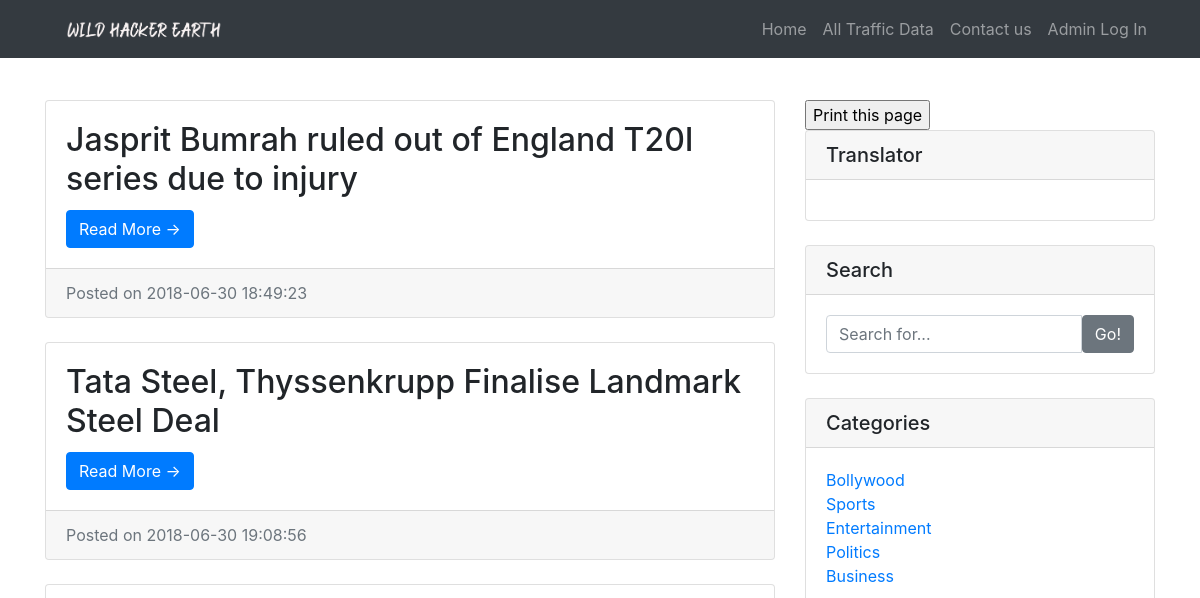
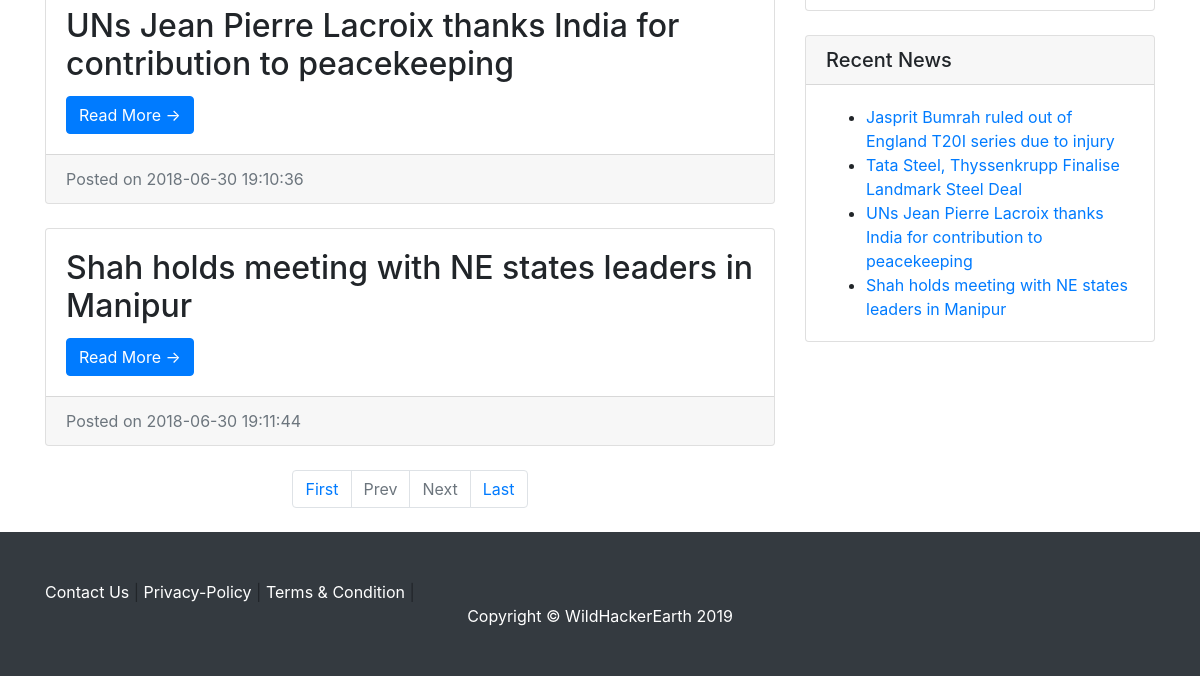
The page /search.php on the database as committed earlier (2 pictures, top to bottom).
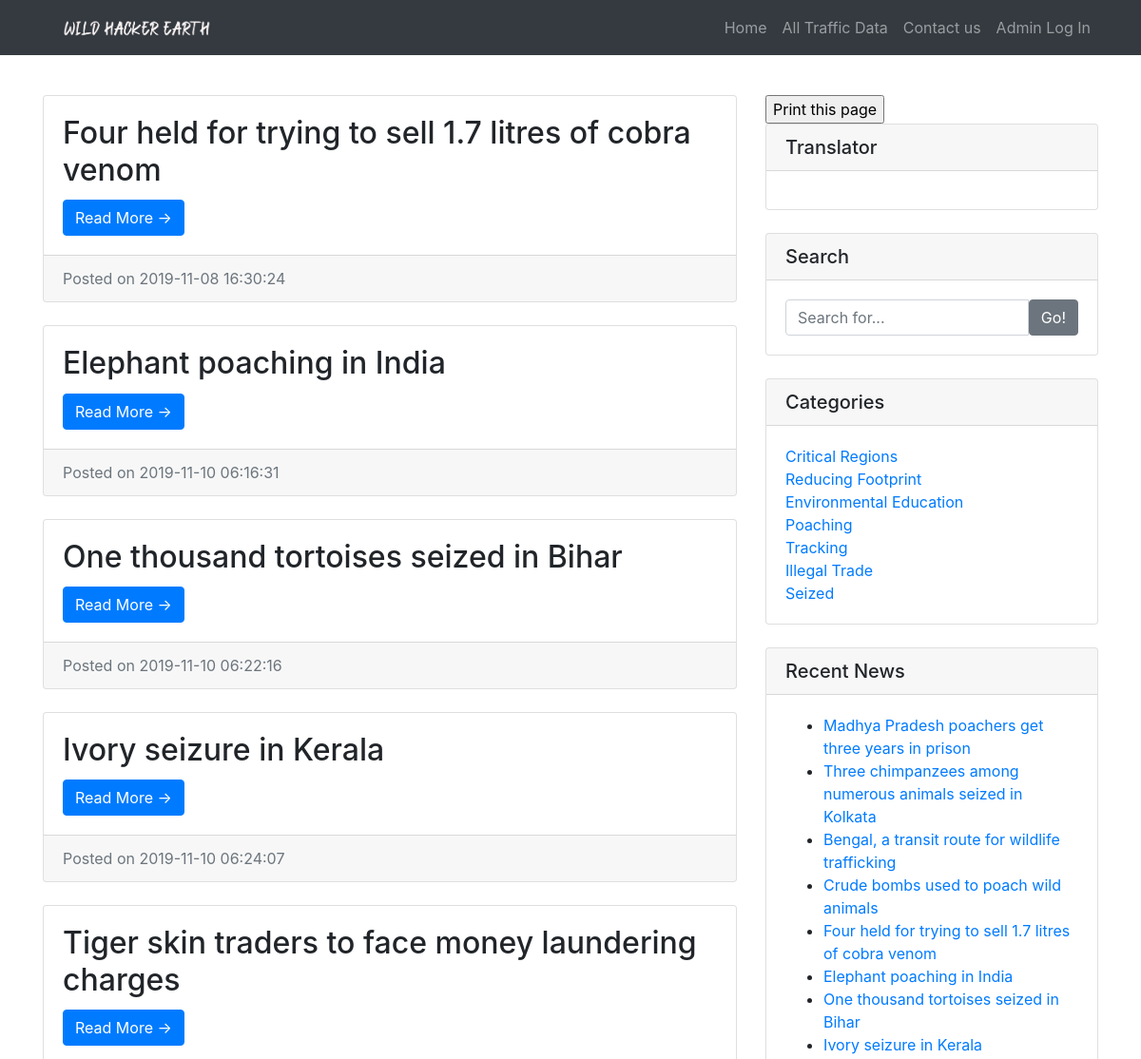
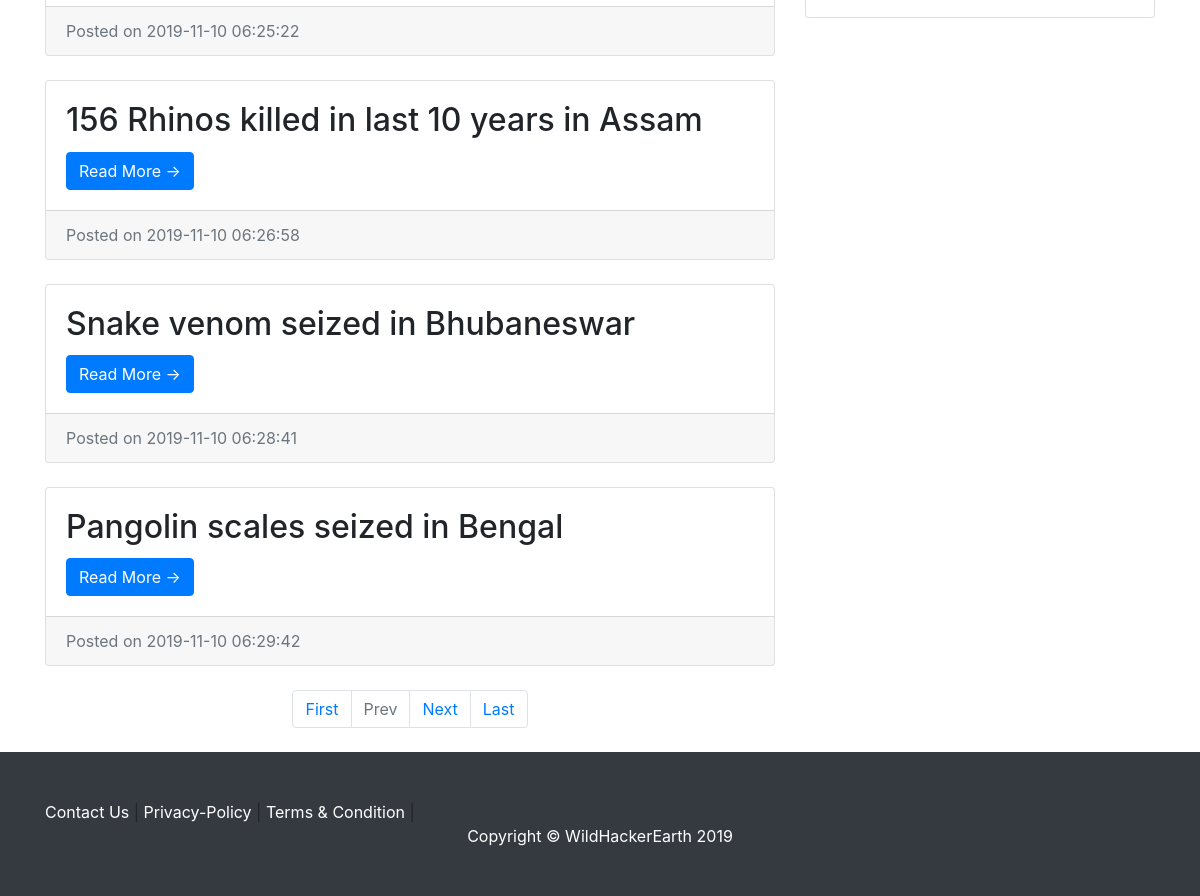
The same page on the database as committed later (2 pictures, top to bottom).
### tables this page shows
CREATE TABLE `tblposts` (
  `id` int(11) NOT NULL,
  `PostTitle` longtext,
  `CategoryId` int(11) DEFAULT NULL,
  `SubCategoryId` int(11) DEFAULT NULL,
  `PostDetails` longtext,
  `PostingDate` timestamp NULL DEFAULT CURRENT_TIMESTAMP,
  `UpdationDate` timestamp NULL DEFAULT NULL ON UPDATE CURRENT_TIMESTAMP,
  `Is_Active` int(1) DEFAULT NULL,
  `PostUrl` mediumtext,
  `PostImage` varchar(255) DEFAULT NULL
);

CREATE TABLE `tblcategory` (
  `id` int(11) NOT NULL,
  `CategoryName` varchar(200) DEFAULT NULL,
  `Description` mediumtext,
  `PostingDate` timestamp NULL DEFAULT CURRENT_TIMESTAMP,
  `UpdationDate` timestamp NULL DEFAULT '0000-00-00 00:00:00' ON UPDATE CURRENT_TIMESTAMP,
  `Is_Active` int(1) DEFAULT NULL
);

### search.php (the view, shortened to what this page needs)
<?php
include('includes/config.php');
    ?>
<!DOCTYPE html>
<html lang="en">
  <head>
    <link href="vendor/bootstrap/css/bootstrap.min.css" rel="stylesheet">
    <link href="css/modern-business.css" rel="stylesheet">
  </head>
  <body>
   <?php include('includes/header.php');?>
    <div class="container">
      <div class="row" style="margin-top: 4%">
        <div class="col-md-8">
<?php
     if (isset($_GET['pageno'])) {
            $pageno = $_GET['pageno'];
        } else {
            $pageno = 1;
        }
        $no_of_records_per_page = 8;
        $offset = ($pageno-1) * $no_of_records_per_page;
        $total_pages_sql = "SELECT COUNT(*) FROM tblposts";
        $result = mysqli_query($con,$total_pages_sql);
        $total_rows = mysqli_fetch_array($result)[0];
        $total_pages = ceil($total_rows / $no_of_records_per_page);
$query=mysqli_query($con,"select tblposts.id as pid,tblposts.PostTitle as posttitle,tblcategory.CategoryName as category,tblsubcategory.Subcategory as subcategory,tblposts.PostDetails as postdetails,tblposts.PostingDate as postingdate,tblposts.PostUrl as url from tblposts left join tblcategory on tblcategory.id=tblposts.CategoryId left join  tblsubcategory on  tblsubcategory.SubCategoryId=tblposts.SubCategoryId where tblposts.PostTitle like '%$st%' and tblposts.Is_Active=1 LIMIT $offset, $no_of_records_per_page");
$rowcount=mysqli_num_rows($query);
if($rowcount==0)
{
echo "No record found";
}
else {
while ($row=mysqli_fetch_array($query)) {
?>
          <div class="card mb-4">
            <div class="card-body">
              <h2 class="card-title"><?php echo htmlentities($row['posttitle']);?></h2>
              <a href="news-details.php?nid=<?php echo htmlentities($row['pid'])?>" class="btn btn-primary">Read More &rarr;</a>
            </div>
            <div class="card-footer text-muted">
              Posted on <?php echo htmlentities($row['postingdate']);?>
            </div>
          </div>
<?php } ?>
    <ul class="pagination justify-content-center mb-4">
        <li class="page-item"><a href="?pageno=1"  class="page-link">First</a></li>
        <li class="<?php if($pageno <= 1){ echo 'disabled'; } ?> page-item">
            <a href="<?php if($pageno <= 1){ echo '#'; } else { echo "?pageno=".($pageno - 1); } ?>" class="page-link">Prev</a>
        </li>
        <li class="<?php if($pageno >= $total_pages){ echo 'disabled'; } ?> page-item">
            <a href="<?php if($pageno >= $total_pages){ echo '#'; } else { echo "?pageno=".($pageno + 1); } ?> " class="page-link">Next</a>
        </li>
        <li class="page-item"><a href="?pageno=<?php echo $total_pages; ?>" class="page-link">Last</a></li>
    </ul>
<?php } ?>
        </div>
      <?php include('includes/sidebar.php');?>
      </div>
    </div>
      <?php include('includes/footer.php');?>
</head>
  </body>
</html>

### includes/header.php (shortened to what this page needs)
<nav class="navbar fixed-top navbar-expand-lg navbar-dark bg-dark fixed-top">
     <div class="container">
       <a class="navbar-brand" href="index.php"><img src="img/Logo1.png" height="30"></a>
       <div class="collapse navbar-collapse" id="navbarResponsive">
         <ul class="navbar-nav ml-auto">
          <li class="nav-item">
             <a class="nav-link" href="index.php">Home</a>
           </li>
                <li class="nav-item">
             <a class="nav-link" href="postsearch.php">All Traffic Data</a>
           </li>
            <li class="nav-item">
             <a class="nav-link" href="contact-us.php">Contact us</a>
           </li>
           <li class="nav-item">
             <a class="nav-link" href="/admin">Admin Log In</a>
           </li>
         </ul>
       </div>
     </div>
   </nav>

### includes/sidebar.php (shortened to what this page needs)
<div class="col-md-4 col-lg-4">
<input type="button" value="Print this page" onclick="printPage()" />
    <div class="card mb-4">
            <h5 class="card-header">Translator</h5>
            <div class="card-body">
              <?php include('includes/translator.php');?>
          </div>
        </div>
          <div class="card mb-4">
            <h5 class="card-header">Search</h5>
                    <div class="card-body">
                           <form name="search" action="search.php" method="post">
                                <div class="input-group">
                                    <input type="text" name="searchtitle" class="form-control" placeholder="Search for..." required>
                                        <span class="input-group-btn">
                                            <button class="btn btn-secondary" type="submit">Go!</button>
                                        </span>
                               </div>
                            </form>
                    </div>
            </div>
          <div class="card my-4">
            <h5 class="card-header">Categories</h5>
            <div class="card-body">
                  <ul class="list-unstyled mb-0">
                        <?php $query=mysqli_query($con,"select id,CategoryName from tblcategory");
                            while($row=mysqli_fetch_array($query))
                                {
                        ?>
                    <li>
                      <a href="category.php?catid=<?php echo htmlentities($row['id'])?>"><?php echo htmlentities($row['CategoryName']);?></a>
                    </li>
                        <?php } ?>
                  </ul>
            </div>
          </div>
          <div class="card my-4">
            <h5 class="card-header">Recent News</h5>
            <div class="card-body">
                      <ul class="mb-0">
<?php
$query=mysqli_query($con,"select tblposts.id as pid,tblposts.PostTitle as posttitle from tblposts left join tblcategory on tblcategory.id=tblposts.CategoryId left join  tblsubcategory on  tblsubcategory.SubCategoryId=tblposts.SubCategoryId limit 8");
while ($row=mysqli_fetch_array($query)) {
?>
  <li>
                      <a href="news-details.php?nid=<?php echo htmlentities($row['pid'])?>"><?php echo htmlentities($row['posttitle']);?></a>
                    </li>
            <?php } ?>
          </ul>
            </div>
          </div>
 </div>

### includes/translator.php (shortened to what this page needs)
<!DOCTYPE html>
<html lang="en-US">
<body>
</body>
</html>

### includes/footer.php (shortened to what this page needs)
 <footer class="py-5 bg-dark">
   <div class="container">
   	<a class="m-0 text-center text-white" href="/contact-us.html">Contact Us</a>
<a> | </a>
<a class="m-0 text-center text-white" href="">Privacy-Policy</a>
<a> | </a>
<a class="m-0 text-center text-white" href="">Terms & Condition</a>
<a> | </a>
     <p class="m-0 text-center text-white">Copyright &copy; WildHackerEarth 2019</p>
   </div>
 </footer>

### css/modern-business.css (style rules this page uses)
body { padding-top: 54px; }
@media (min-width: 992px) { body { padding-top: 56px; } }

Rows that differ between the two databases and show on the page:
removed tblposts: PostTitle "Jasprit Bumrah ruled out of England T20I series due to injury", PostingDate "2018-06-30 18:49:23"
removed tblposts: PostTitle "Tata Steel, Thyssenkrupp Finalise Landmark Steel Deal", PostingDate "2018-06-30 19:08:56"
removed tblposts: PostTitle "UNs Jean Pierre Lacroix thanks India for contribution to peacekeeping", PostingDate "2018-06-30 19:10:36"
removed tblposts: PostTitle "Shah holds meeting with NE states leaders in Manipur", PostingDate "2018-06-30 19:11:44"
removed tblcategory: CategoryName "Bollywood"
removed tblcategory: CategoryName "Sports"
removed tblcategory: CategoryName "Entertainment"
removed tblcategory: CategoryName "Politics"
removed tblcategory: CategoryName "Business"
added tblposts: PostTitle "Four held for trying to sell 1.7 litres of cobra venom", PostingDate "2019-11-08 16:30:24"
added tblposts: PostTitle "Elephant poaching in India", PostingDate "2019-11-10 06:16:31"
added tblposts: PostTitle "One thousand tortoises seized in Bihar", PostingDate "2019-11-10 06:22:16"
added tblposts: PostTitle "Ivory seizure in Kerala", PostingDate "2019-11-10 06:24:07"
added tblposts: PostTitle "Tiger skin traders to face money laundering charges", PostingDate "2019-11-10 06:25:22"
added tblposts: PostTitle "156 Rhinos killed in last 10 years in Assam", PostingDate "2019-11-10 06:26:58"
added tblposts: PostTitle "Snake venom seized in Bhubaneswar", PostingDate "2019-11-10 06:28:41"
added tblposts: PostTitle "Pangolin scales seized in Bengal", PostingDate "2019-11-10 06:29:42"
added tblcategory: CategoryName "Critical Regions"
added tblcategory: CategoryName "Reducing Footprint"
added tblcategory: CategoryName "Environmental Education"
added tblcategory: CategoryName "Poaching"
added tblcategory: CategoryName "Tracking"
added tblcategory: CategoryName "Illegal Trade"
added tblcategory: CategoryName "Seized"
added tblposts: PostTitle "Madhya Pradesh poachers get three years in prison", shown under "Recent News"
added tblposts: PostTitle "Three chimpanzees among numerous animals seized in Kolkata", shown under "Recent News"
added tblposts: PostTitle "Bengal, a transit route for wildlife trafficking", shown under "Recent News"
added tblposts: PostTitle "Crude bombs used to poach wild animals", shown under "Recent News"
